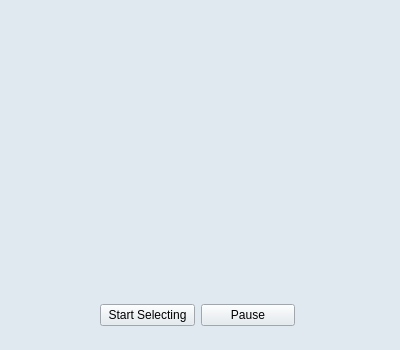
<?xml version="1.0" encoding="UTF-8"?>
<ui version="4.0">
 <class>Widget</class>
 <widget class="QWidget" name="Widget">
  <property name="geometry">
   <rect>
    <x>0</x>
    <y>0</y>
    <width>400</width>
    <height>350</height>
   </rect>
  </property>
  <property name="palette">
   <palette>
    <active>
     <colorrole role="WindowText">
      <brush brushstyle="SolidPattern">
       <color alpha="255">
        <red>0</red>
        <green>0</green>
        <blue>0</blue>
       </color>
      </brush>
     </colorrole>
     <colorrole role="Button">
      <brush brushstyle="SolidPattern">
       <color alpha="255">
        <red>224</red>
        <green>233</green>
        <blue>240</blue>
       </color>
      </brush>
     </colorrole>
     <colorrole role="Light">
      <brush brushstyle="SolidPattern">
       <color alpha="255">
        <red>255</red>
        <green>255</green>
        <blue>255</blue>
       </color>
      </brush>
     </colorrole>
     <colorrole role="Midlight">
      <brush brushstyle="SolidPattern">
       <color alpha="255">
        <red>239</red>
        <green>244</green>
        <blue>247</blue>
       </color>
      </brush>
     </colorrole>
     <colorrole role="Dark">
      <brush brushstyle="SolidPattern">
       <color alpha="255">
        <red>112</red>
        <green>117</green>
        <blue>120</blue>
       </color>
      </brush>
     </colorrole>
     <colorrole role="Mid">
      <brush brushstyle="SolidPattern">
       <color alpha="255">
        <red>149</red>
        <green>155</green>
        <blue>160</blue>
       </color>
      </brush>
     </colorrole>
     <colorrole role="Text">
      <brush brushstyle="SolidPattern">
       <color alpha="255">
        <red>0</red>
        <green>0</green>
        <blue>0</blue>
       </color>
      </brush>
     </colorrole>
     <colorrole role="BrightText">
      <brush brushstyle="SolidPattern">
       <color alpha="255">
        <red>255</red>
        <green>255</green>
        <blue>255</blue>
       </color>
      </brush>
     </colorrole>
     <colorrole role="ButtonText">
      <brush brushstyle="SolidPattern">
       <color alpha="255">
        <red>0</red>
        <green>0</green>
        <blue>0</blue>
       </color>
      </brush>
     </colorrole>
     <colorrole role="Base">
      <brush brushstyle="SolidPattern">
       <color alpha="255">
        <red>255</red>
        <green>255</green>
        <blue>255</blue>
       </color>
      </brush>
     </colorrole>
     <colorrole role="Window">
      <brush brushstyle="SolidPattern">
       <color alpha="255">
        <red>224</red>
        <green>233</green>
        <blue>240</blue>
       </color>
      </brush>
     </colorrole>
     <colorrole role="Shadow">
      <brush brushstyle="SolidPattern">
       <color alpha="255">
        <red>0</red>
        <green>0</green>
        <blue>0</blue>
       </color>
      </brush>
     </colorrole>
     <colorrole role="AlternateBase">
      <brush brushstyle="SolidPattern">
       <color alpha="255">
        <red>239</red>
        <green>244</green>
        <blue>247</blue>
       </color>
      </brush>
     </colorrole>
     <colorrole role="ToolTipBase">
      <brush brushstyle="SolidPattern">
       <color alpha="255">
        <red>255</red>
        <green>255</green>
        <blue>220</blue>
       </color>
      </brush>
     </colorrole>
     <colorrole role="ToolTipText">
      <brush brushstyle="SolidPattern">
       <color alpha="255">
        <red>0</red>
        <green>0</green>
        <blue>0</blue>
       </color>
      </brush>
     </colorrole>
     <colorrole role="PlaceholderText">
      <brush brushstyle="SolidPattern">
       <color alpha="128">
        <red>0</red>
        <green>0</green>
        <blue>0</blue>
       </color>
      </brush>
     </colorrole>
    </active>
    <inactive>
     <colorrole role="WindowText">
      <brush brushstyle="SolidPattern">
       <color alpha="255">
        <red>0</red>
        <green>0</green>
        <blue>0</blue>
       </color>
      </brush>
     </colorrole>
     <colorrole role="Button">
      <brush brushstyle="SolidPattern">
       <color alpha="255">
        <red>224</red>
        <green>233</green>
        <blue>240</blue>
       </color>
      </brush>
     </colorrole>
     <colorrole role="Light">
      <brush brushstyle="SolidPattern">
       <color alpha="255">
        <red>255</red>
        <green>255</green>
        <blue>255</blue>
       </color>
      </brush>
     </colorrole>
     <colorrole role="Midlight">
      <brush brushstyle="SolidPattern">
       <color alpha="255">
        <red>239</red>
        <green>244</green>
        <blue>247</blue>
       </color>
      </brush>
     </colorrole>
     <colorrole role="Dark">
      <brush brushstyle="SolidPattern">
       <color alpha="255">
        <red>112</red>
        <green>117</green>
        <blue>120</blue>
       </color>
      </brush>
     </colorrole>
     <colorrole role="Mid">
      <brush brushstyle="SolidPattern">
       <color alpha="255">
        <red>149</red>
        <green>155</green>
        <blue>160</blue>
       </color>
      </brush>
     </colorrole>
     <colorrole role="Text">
      <brush brushstyle="SolidPattern">
       <color alpha="255">
        <red>0</red>
        <green>0</green>
        <blue>0</blue>
       </color>
      </brush>
     </colorrole>
     <colorrole role="BrightText">
      <brush brushstyle="SolidPattern">
       <color alpha="255">
        <red>255</red>
        <green>255</green>
        <blue>255</blue>
       </color>
      </brush>
     </colorrole>
     <colorrole role="ButtonText">
      <brush brushstyle="SolidPattern">
       <color alpha="255">
        <red>0</red>
        <green>0</green>
        <blue>0</blue>
       </color>
      </brush>
     </colorrole>
     <colorrole role="Base">
      <brush brushstyle="SolidPattern">
       <color alpha="255">
        <red>255</red>
        <green>255</green>
        <blue>255</blue>
       </color>
      </brush>
     </colorrole>
     <colorrole role="Window">
      <brush brushstyle="SolidPattern">
       <color alpha="255">
        <red>224</red>
        <green>233</green>
        <blue>240</blue>
       </color>
      </brush>
     </colorrole>
     <colorrole role="Shadow">
      <brush brushstyle="SolidPattern">
       <color alpha="255">
        <red>0</red>
        <green>0</green>
        <blue>0</blue>
       </color>
      </brush>
     </colorrole>
     <colorrole role="AlternateBase">
      <brush brushstyle="SolidPattern">
       <color alpha="255">
        <red>239</red>
        <green>244</green>
        <blue>247</blue>
       </color>
      </brush>
     </colorrole>
     <colorrole role="ToolTipBase">
      <brush brushstyle="SolidPattern">
       <color alpha="255">
        <red>255</red>
        <green>255</green>
        <blue>220</blue>
       </color>
      </brush>
     </colorrole>
     <colorrole role="ToolTipText">
      <brush brushstyle="SolidPattern">
       <color alpha="255">
        <red>0</red>
        <green>0</green>
        <blue>0</blue>
       </color>
      </brush>
     </colorrole>
     <colorrole role="PlaceholderText">
      <brush brushstyle="SolidPattern">
       <color alpha="128">
        <red>0</red>
        <green>0</green>
        <blue>0</blue>
       </color>
      </brush>
     </colorrole>
    </inactive>
    <disabled>
     <colorrole role="WindowText">
      <brush brushstyle="SolidPattern">
       <color alpha="255">
        <red>112</red>
        <green>117</green>
        <blue>120</blue>
       </color>
      </brush>
     </colorrole>
     <colorrole role="Button">
      <brush brushstyle="SolidPattern">
       <color alpha="255">
        <red>224</red>
        <green>233</green>
        <blue>240</blue>
       </color>
      </brush>
     </colorrole>
     <colorrole role="Light">
      <brush brushstyle="SolidPattern">
       <color alpha="255">
        <red>255</red>
        <green>255</green>
        <blue>255</blue>
       </color>
      </brush>
     </colorrole>
     <colorrole role="Midlight">
      <brush brushstyle="SolidPattern">
       <color alpha="255">
        <red>239</red>
        <green>244</green>
        <blue>247</blue>
       </color>
      </brush>
     </colorrole>
     <colorrole role="Dark">
      <brush brushstyle="SolidPattern">
       <color alpha="255">
        <red>112</red>
        <green>117</green>
        <blue>120</blue>
       </color>
      </brush>
     </colorrole>
     <colorrole role="Mid">
      <brush brushstyle="SolidPattern">
       <color alpha="255">
        <red>149</red>
        <green>155</green>
        <blue>160</blue>
       </color>
      </brush>
     </colorrole>
     <colorrole role="Text">
      <brush brushstyle="SolidPattern">
       <color alpha="255">
        <red>112</red>
        <green>117</green>
        <blue>120</blue>
       </color>
      </brush>
     </colorrole>
     <colorrole role="BrightText">
      <brush brushstyle="SolidPattern">
       <color alpha="255">
        <red>255</red>
        <green>255</green>
        <blue>255</blue>
       </color>
      </brush>
     </colorrole>
     <colorrole role="ButtonText">
      <brush brushstyle="SolidPattern">
       <color alpha="255">
        <red>112</red>
        <green>117</green>
        <blue>120</blue>
       </color>
      </brush>
     </colorrole>
     <colorrole role="Base">
      <brush brushstyle="SolidPattern">
       <color alpha="255">
        <red>224</red>
        <green>233</green>
        <blue>240</blue>
       </color>
      </brush>
     </colorrole>
     <colorrole role="Window">
      <brush brushstyle="SolidPattern">
       <color alpha="255">
        <red>224</red>
        <green>233</green>
        <blue>240</blue>
       </color>
      </brush>
     </colorrole>
     <colorrole role="Shadow">
      <brush brushstyle="SolidPattern">
       <color alpha="255">
        <red>0</red>
        <green>0</green>
        <blue>0</blue>
       </color>
      </brush>
     </colorrole>
     <colorrole role="AlternateBase">
      <brush brushstyle="SolidPattern">
       <color alpha="255">
        <red>224</red>
        <green>233</green>
        <blue>240</blue>
       </color>
      </brush>
     </colorrole>
     <colorrole role="ToolTipBase">
      <brush brushstyle="SolidPattern">
       <color alpha="255">
        <red>255</red>
        <green>255</green>
        <blue>220</blue>
       </color>
      </brush>
     </colorrole>
     <colorrole role="ToolTipText">
      <brush brushstyle="SolidPattern">
       <color alpha="255">
        <red>0</red>
        <green>0</green>
        <blue>0</blue>
       </color>
      </brush>
     </colorrole>
     <colorrole role="PlaceholderText">
      <brush brushstyle="SolidPattern">
       <color alpha="128">
        <red>0</red>
        <green>0</green>
        <blue>0</blue>
       </color>
      </brush>
     </colorrole>
    </disabled>
   </palette>
  </property>
  <property name="windowTitle">
   <string>Widget</string>
  </property>
  <widget class="QLabel" name="label">
   <property name="geometry">
    <rect>
     <x>30</x>
     <y>30</y>
     <width>350</width>
     <height>250</height>
    </rect>
   </property>
   <property name="text">
    <string/>
   </property>
   <property name="scaledContents">
    <bool>true</bool>
   </property>
   <property name="alignment">
    <set>Qt::AlignCenter</set>
   </property>
  </widget>
  <widget class="QWidget" name="">
   <property name="geometry">
    <rect>
     <x>100</x>
     <y>300</y>
     <width>195</width>
     <height>30</height>
    </rect>
   </property>
   <layout class="QHBoxLayout" name="horizontalLayout">
    <item>
     <widget class="QPushButton" name="startBtn">
      <property name="text">
       <string>Start Selecting</string>
      </property>
     </widget>
    </item>
    <item>
     <widget class="QPushButton" name="pauseBtn">
      <property name="text">
       <string>Pause</string>
      </property>
     </widget>
    </item>
   </layout>
  </widget>
 </widget>
 <resources/>
 <connections/>
</ui>
